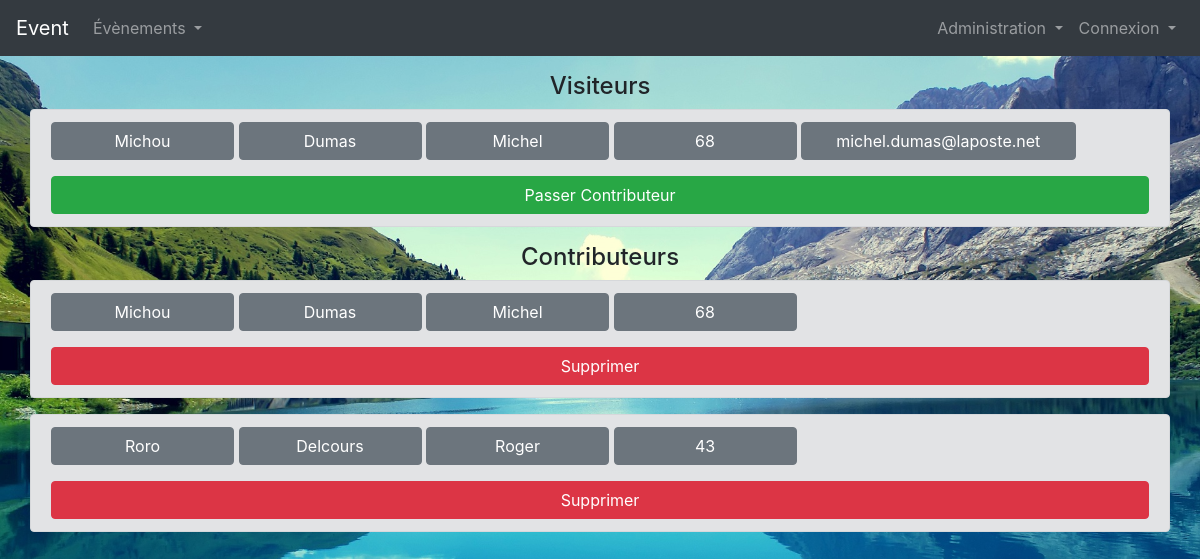
Screenshot of /index.php?page=alterContributor (signed in) with the database file from the repository.
### tables this page shows
CREATE TABLE VISITEUR (
  idvisit INTEGER NOT NULL AUTO_INCREMENT,
  email VARCHAR(42),
  nom VARCHAR(42),
  prenom VARCHAR(42),
  age NUMERIC(3,0),
  pseudo VARCHAR(42),
password VARCHAR(70),
  CONSTRAINT PK_VISITEUR PRIMARY KEY (idvisit)
);

CREATE TABLE CONTRIBUTEUR (
  idcontrib INTEGER NOT NULL AUTO_INCREMENT,
  idadmin INTEGER NOT NULL,
  email VARCHAR(42),
  nom VARCHAR(42),
  prenom VARCHAR(42),
  age VARCHAR(42),
  pseudo VARCHAR(42),
  password VARCHAR(70),
  CONSTRAINT PK_CONTRIBUTEUR PRIMARY KEY (idcontrib)
);

### Controllers/alterContributorController.php (called while the page is built, shortened)
<?php
include dirname(__DIR__) . '/Tools/connexionBdd.php';
include dirname(__DIR__) . '/Managers/contributeurManager.php';
include dirname(__DIR__) . '/Managers/visiteurManager.php';
$dbh->setAttribute(PDO::ATTR_ERRMODE, PDO::ERRMODE_EXCEPTION);
$contributeurManager = new contributeurManager($dbh);
$visiteurManager = new visiteurManager($dbh);
$contributeurArray = $contributeurManager->selectAll();
$visiteurAll = $visiteurManager->selectAll();
$visiteurArray = array();

### Managers/visiteurManager.php (called while the page is built, shortened)
<?php
class visiteurManager {
    private $_db;
    public function setDb(PDO $db) {
        $this->_db = $db;
    }
    public function selectAll() {
        $q = $this->_db->prepare('SELECT * FROM visiteur');
        $q->execute();
        return $q->fetchAll();
    }
}

### Managers/contributeurManager.php (called while the page is built, shortened)
<?php
class ContributeurManager {
    private $_db;
    public function setDb(PDO $db) {
        $this->_db = $db;
    }
    public function selectAll() {
        $q = $this->_db->prepare('SELECT * FROM contributeur');
        $q->execute();
        return $q->fetchAll();
    }
}

### Pages/alterContributor.php (the view, shortened to what this page needs)
<h4 class="text-center">Visiteurs</h4>
<div class="container">
    <div class="row">
        <div class="col-md-12">
            <div class="row">
                <?php
                foreach ($visiteurArray as $vis) {
                    echo '<div class="alert alert-secondary col-12" role="alert">
    <button type="button" class="btn btn-secondary col-2">' . $vis[5] . '</button>
    <button type="button" class="btn btn-secondary col-2">' . $vis[2] . '</button>
    <button type="button" class="btn btn-secondary col-2">' . $vis[3] . '</button>
    <button type="button" class="btn btn-secondary col-2">' . $vis[4] . '</button>
    <button type="button" class="btn btn-secondary col-3">' . $vis[1] . '</button>
    <p></p>
    <form method="post" action="Controllers/alterContributorController.php">
        <input type="hidden" id="idVis" name="idVis" value="' . $vis[0] . '">
        <button type="submit" class="btn btn-success col-12">Passer Contributeur</button>
    </form>
</div>';
                }
                ?>
            </div>
        </div>
    </div>
</div>
<h4 class="text-center">Contributeurs</h4>
<div class="container">
    <div class="row">
        <div class="col-md-12">
            <div class="row">
                <?php foreach ($contributeurArray as $cont) {
                    echo '<div class="alert alert-secondary col-12" role="alert">
                        <button type="button" class="btn btn-secondary col-2">' . $cont[6] . '</button>
                    <button type="button" class="btn btn-secondary col-2">' . $cont[3] . '</button>
                    <button type="button" class="btn btn-secondary col-2">' . $cont[4] . '</button>
                    <button type="button" class="btn btn-secondary col-2">' . $cont[5] . '</button>
                    <p></p>
                    <form method="post" action="Controllers/alterContributorController.php">
                        <input type="hidden" id="idCont" name="idCont" value="' . $cont[0] . '">
                        <button type="submit" class="btn btn-danger col-12">Supprimer</button>
                    </form>
                    </div>';
                } ?>
            </div>
        </div>
    </div>
</div>

### index.php (shortened to what this page needs)
<?php
if (isset($_GET['page'])) {
    $page = $_GET['page'];
    include './Tools/header.php';
    include './Controllers/' . $page . 'Controller.php';
    include './pages/' . $page . '.php';
    include './Tools/footer.php';
} else {
    include './Tools/header.php';
    include './pages/index.php';
    include './Tools/footer.php';
}
?>

### Tools/header.php (shortened to what this page needs)
<!DOCTYPE html>
<html lang="fr">
<head>
    <link rel="stylesheet" href="https://stackpath.bootstrapcdn.com/bootstrap/4.3.1/css/bootstrap.min.css">
</head>
<body>
    <nav class="navbar navbar-expand-lg navbar-dark bg-dark sticky-top">
        <a class="navbar-brand" href="index.php?page=index">Event</a>
        <div class="collapse navbar-collapse" id="navbarSupportedContent">
            <ul class="navbar-nav mr-auto">
                <li class="nav-item dropdown">
                    <a class="nav-link dropdown-toggle" href="#" id="navbarDropdown" role="button" data-toggle="dropdown" aria-haspopup="true" aria-expanded="false">
                        Évènements
                    </a>
                </li>
            </ul>
            <?php echo (isset($_SESSION['idAdministrateur']) ? '<li class="navbar-nav dropdown">
                <a class="nav-link dropdown-toggle" href="#" id="navbarDropdown" role="button" data-toggle="dropdown" aria-haspopup="true" aria-expanded="false">
                    Administration
                </a>
                <div class="dropdown-menu" aria-labelledby="navbarDropdown">
                    <a class="dropdown-item" href="index.php?page=createTheme">Gérer thèmes</a>
                    <div class="dropdown-divider"></div>
                    <a class="dropdown-item" href="index.php?page=alterContributor">Gérer contributeurs</a>
                </div>
            </li>' : ''); ?>
            <?php echo (isset($_SESSION['idVisiteur']) ? '<li class="navbar-nav dropdown">
                 <li class="navbar-nav">
                 <a class="nav-link" href="index.php?page=deconnexion">Déconnexion</a>
               </li>' : '<li class="navbar-nav dropdown">
                <a class="nav-link dropdown-toggle" href="#" id="navbarDropdown" role="button" data-toggle="dropdown" aria-haspopup="true" aria-expanded="false">
                    Connexion
                </a>
                <div class="dropdown-menu" aria-labelledby="navbarDropdown">
                    <a class="dropdown-item" href="index.php?page=connexion">Connexion</a>
                    <div class="dropdown-divider"></div>
                    <a class="dropdown-item" href="index.php?page=createUser">Inscription</a>
                </div>
            </li>'); ?>
        </div>
    </nav>
    <div class="container-fluid">
        <div class="row">
            <div class="col-xs-12 col-sm-12  col-md-12  main">

### Tools/footer.php
</div>
</div>
</div>
</body>
</html>

### Tools/header.php (style rules this page uses)
body { background-image: url("fond.jpg"); background-size: cover; }

### rows the page displays
visiteur: pseudo "Michou", nom "Dumas", prenom "Michel", age "68", email "michel.dumas@laposte.net"
contributeur: pseudo "Michou", nom "Dumas", prenom "Michel", age "68"
contributeur: pseudo "Roro", nom "Delcours", prenom "Roger", age "43"
